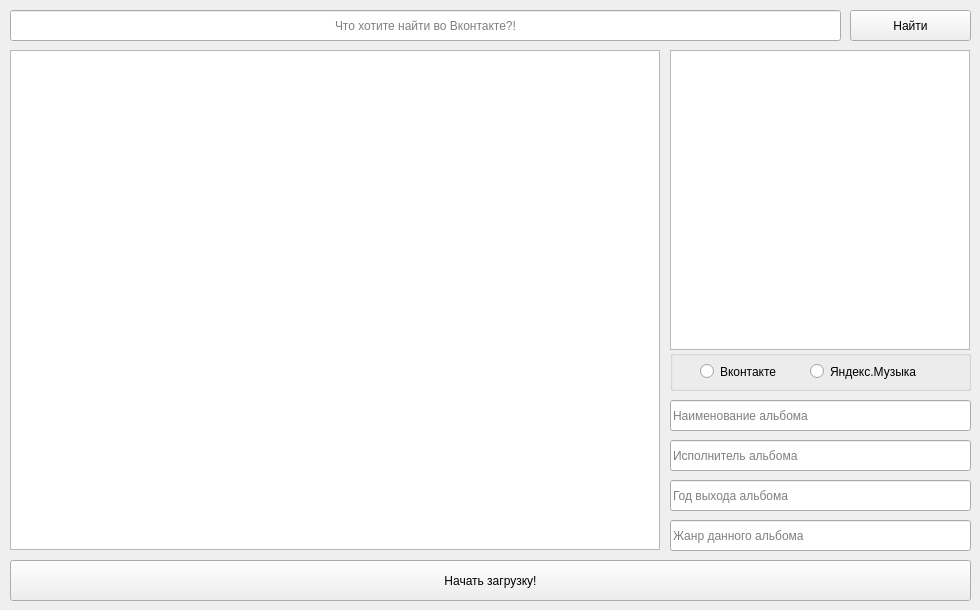
<?xml version="1.0" encoding="UTF-8"?>
<ui version="4.0">
 <class>Form</class>
 <widget class="QWidget" name="Form">
  <property name="geometry">
   <rect>
    <x>0</x>
    <y>0</y>
    <width>980</width>
    <height>610</height>
   </rect>
  </property>
  <property name="windowTitle">
   <string>VK-Music-Downloader</string>
  </property>
  <widget class="QTableWidget" name="tableWidget">
   <property name="geometry">
    <rect>
     <x>10</x>
     <y>50</y>
     <width>650</width>
     <height>500</height>
    </rect>
   </property>
  </widget>
  <widget class="QGraphicsView" name="graphicsView">
   <property name="geometry">
    <rect>
     <x>670</x>
     <y>50</y>
     <width>300</width>
     <height>300</height>
    </rect>
   </property>
   <property name="sizePolicy">
    <sizepolicy hsizetype="Fixed" vsizetype="Fixed">
     <horstretch>0</horstretch>
     <verstretch>0</verstretch>
    </sizepolicy>
   </property>
  </widget>
  <widget class="QLineEdit" name="lineEdit_2">
   <property name="geometry">
    <rect>
     <x>670</x>
     <y>400</y>
     <width>301</width>
     <height>31</height>
    </rect>
   </property>
   <property name="inputMask">
    <string/>
   </property>
   <property name="text">
    <string/>
   </property>
   <property name="placeholderText">
    <string notr="true">Наименование альбома</string>
   </property>
  </widget>
  <widget class="QPushButton" name="download_button">
   <property name="geometry">
    <rect>
     <x>10</x>
     <y>560</y>
     <width>961</width>
     <height>41</height>
    </rect>
   </property>
   <property name="text">
    <string>Начать загрузку!</string>
   </property>
  </widget>
  <widget class="QLineEdit" name="lineEdit_3">
   <property name="geometry">
    <rect>
     <x>670</x>
     <y>440</y>
     <width>301</width>
     <height>31</height>
    </rect>
   </property>
   <property name="text">
    <string/>
   </property>
   <property name="placeholderText">
    <string>Исполнитель альбома</string>
   </property>
  </widget>
  <widget class="QLineEdit" name="lineEdit_4">
   <property name="geometry">
    <rect>
     <x>670</x>
     <y>520</y>
     <width>301</width>
     <height>31</height>
    </rect>
   </property>
   <property name="placeholderText">
    <string>Жанр данного альбома</string>
   </property>
  </widget>
  <widget class="QLineEdit" name="lineEdit_5">
   <property name="geometry">
    <rect>
     <x>670</x>
     <y>480</y>
     <width>301</width>
     <height>31</height>
    </rect>
   </property>
   <property name="placeholderText">
    <string>Год выхода альбома</string>
   </property>
  </widget>
  <widget class="QPushButton" name="search_button">
   <property name="geometry">
    <rect>
     <x>850</x>
     <y>10</y>
     <width>121</width>
     <height>31</height>
    </rect>
   </property>
   <property name="text">
    <string>Найти</string>
   </property>
  </widget>
  <widget class="QLineEdit" name="search_line">
   <property name="geometry">
    <rect>
     <x>10</x>
     <y>10</y>
     <width>831</width>
     <height>31</height>
    </rect>
   </property>
   <property name="echoMode">
    <enum>QLineEdit::Normal</enum>
   </property>
   <property name="alignment">
    <set>Qt::AlignCenter</set>
   </property>
   <property name="dragEnabled">
    <bool>false</bool>
   </property>
   <property name="placeholderText">
    <string comment="0">Что хотите найти во Вконтакте?!</string>
   </property>
   <property name="cursorMoveStyle">
    <enum>Qt::LogicalMoveStyle</enum>
   </property>
  </widget>
  <widget class="QGroupBox" name="groupBox">
   <property name="geometry">
    <rect>
     <x>670</x>
     <y>350</y>
     <width>301</width>
     <height>41</height>
    </rect>
   </property>
   <property name="title">
    <string/>
   </property>
   <widget class="QRadioButton" name="radioButton">
    <property name="geometry">
     <rect>
      <x>30</x>
      <y>10</y>
      <width>101</width>
      <height>23</height>
     </rect>
    </property>
    <property name="text">
     <string>Вконтакте</string>
    </property>
   </widget>
   <widget class="QRadioButton" name="radioButton_2">
    <property name="geometry">
     <rect>
      <x>140</x>
      <y>10</y>
      <width>141</width>
      <height>23</height>
     </rect>
    </property>
    <property name="text">
     <string>Яндекс.Музыка</string>
    </property>
   </widget>
  </widget>
 </widget>
 <resources/>
 <connections/>
</ui>
